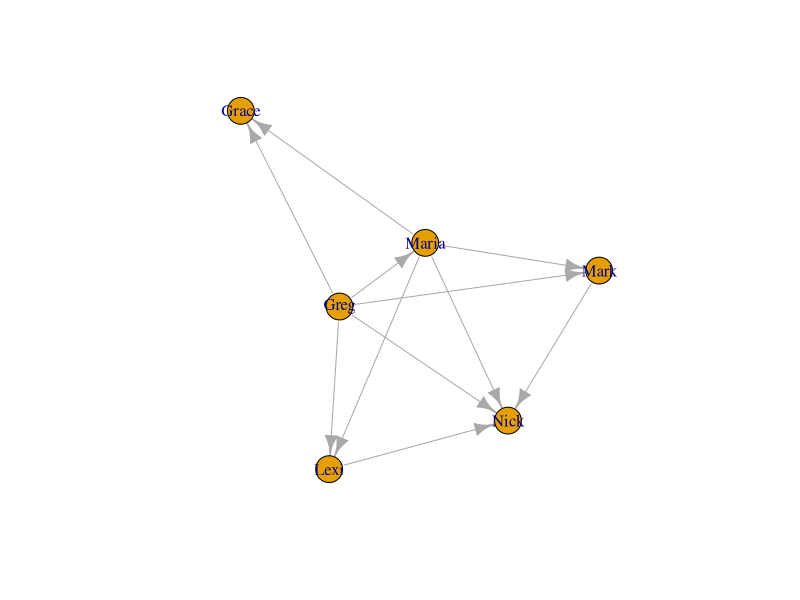

The R source for this figure:
## ---- chunk 1
money_edgelist = read.csv("money_edgelist.csv")
## ---- chunk 2
install.packages("igraph", repos='http://cran.us.r-project.org')
## ---- chunk 3
library("igraph")
## ---- chunk 4
money_edgelist <- as.matrix(money_edgelist)
## ---- chunk 5
moneyNetwork <- graph.edgelist(money_edgelist, directed=TRUE)
## ---- chunk 6
moneyNetwork
## ---- chunk 7
V(moneyNetwork)$name
## ---- chunk 8
plot(moneyNetwork)
